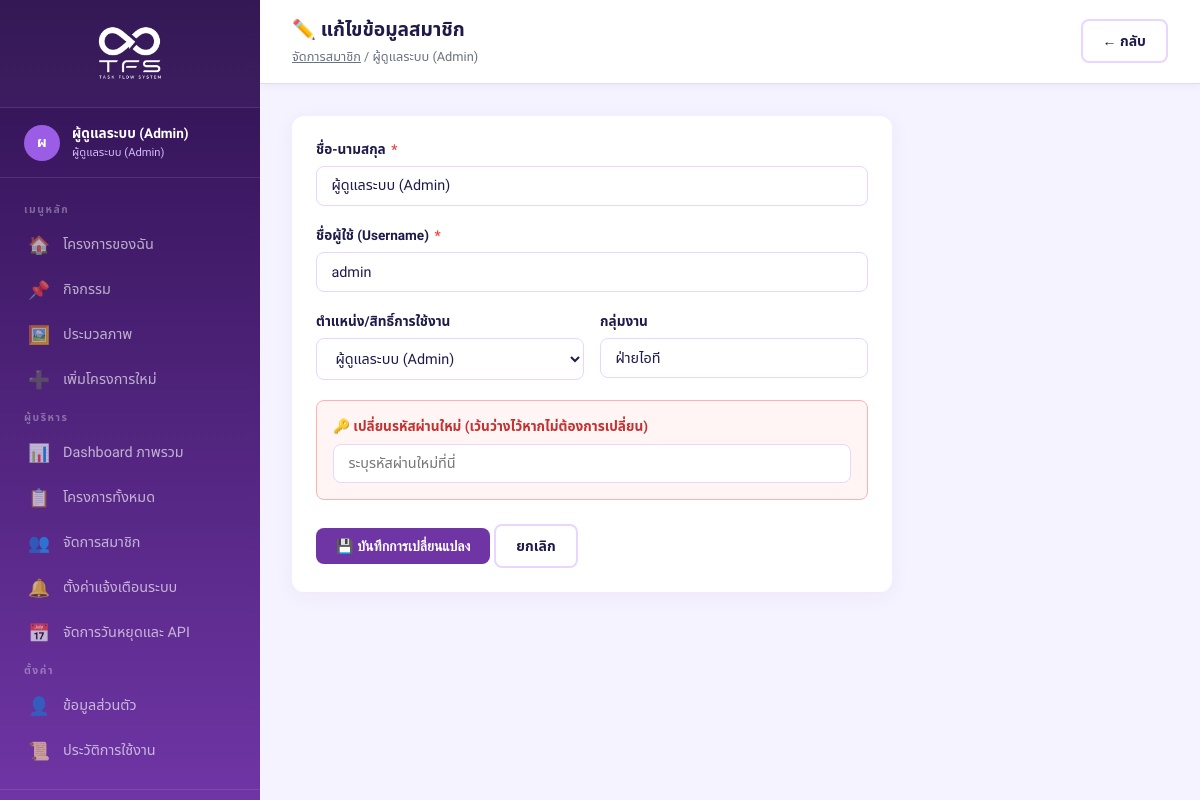
Page /edit_user.php?id=1 (signed in) on the committed database.
### tables this page shows
CREATE TABLE IF NOT EXISTS users (
    id INT AUTO_INCREMENT PRIMARY KEY,
    username VARCHAR(50) NOT NULL UNIQUE,
    password VARCHAR(255) NOT NULL,
    full_name VARCHAR(150) NOT NULL,
    role ENUM('staff','head','director','admin') NOT NULL DEFAULT 'staff',
    department VARCHAR(100),
    telegram_chat_id VARCHAR(100) DEFAULT NULL,
    discord_webhook_url VARCHAR(255) DEFAULT NULL,
    line_notify_token VARCHAR(255) DEFAULT NULL,
    created_at TIMESTAMP DEFAULT CURRENT_TIMESTAMP
);

### edit_user.php (the view, shortened to what this page needs)
<?php
require_once __DIR__ . '/includes/header.php';
$user_id = intval($_GET['id'] ?? 0);
$stmt = $pdo->prepare("SELECT * FROM users WHERE id = ?");
$stmt->execute([$user_id]);
$u = $stmt->fetch();
?>
<div class="topbar">
    <div style="display: flex; align-items: center; gap: 0.75rem;">
        <div>
        <h2>✏️ แก้ไขข้อมูลสมาชิก</h2>
        <div class="topbar-breadcrumb"><a href="users.php" style="color:var(--text-muted)">จัดการสมาชิก</a> / <?= htmlspecialchars($u['full_name']) ?></div>
    </div>
    </div>
    <a href="users.php" class="btn btn-outline">← กลับ</a>
</div>
<div class="page-content">
    <div class="card fade-in" style="max-width:600px">
        <form method="POST">
            <div class="form-group">
                <label>ชื่อ-นามสกุล <span class="required">*</span></label>
                <input type="text" name="full_name" class="form-control" required value="<?= htmlspecialchars($u['full_name']) ?>">
            </div>
            <div class="form-group">
                <label>ชื่อผู้ใช้ (Username) <span class="required">*</span></label>
                <input type="text" name="username" class="form-control" required value="<?= htmlspecialchars($u['username']) ?>">
            </div>
            <div class="form-row form-row-2">
                <div class="form-group">
                    <label>ตำแหน่ง/สิทธิ์การใช้งาน</label>
                    <select name="role" class="form-control">
                        <option value="admin" <?= $u['role'] === 'admin' ? 'selected' : '' ?>>ผู้ดูแลระบบ (Admin)</option>
                    </select>
                </div>
                <div class="form-group">
                    <label>กลุ่มงาน</label>
                    <input type="text" name="department" class="form-control" value="<?= htmlspecialchars($u['department']) ?>">
                </div>
            </div>
            <div class="form-group" style="background:#fff5f5;padding:1rem;border-radius:8px;border:1px solid #feb2b2">
                <label style="color:#c53030">🔑 เปลี่ยนรหัสผ่านใหม่ (เว้นว่างไว้หากไม่ต้องการเปลี่ยน)</label>
                <input type="password" name="password" class="form-control" placeholder="ระบุรหัสผ่านใหม่ที่นี่">
            </div>
            <div style="margin-top:1.5rem">
                <button type="submit" class="btn btn-primary">💾 บันทึกการเปลี่ยนแปลง</button>
                <a href="users.php" class="btn btn-outline">ยกเลิก</a>
            </div>
        </form>
    </div>
</div>
<?php require_once __DIR__ . '/includes/footer.php'; ?>

### assets/css/style.css (style rules this page uses)
:root { --primary: #6f35a5; --primary-light: #8a44d6; --primary-dark: #2e1150; --accent: #9b5de5; --accent-light: #d7b9ff; --secondary: #ec4899; --bg: #f5f3ff; --bg-card: #ffffff; --text-main: #1e1b4b; --text-muted: #6b7280; --border: #e9d5ff; --status-green: #10b981; --status-yellow: #f59e0b; --status-red: #ef4444; --status-blue: #3b82f6; --sidebar-w: 260px; --radius: 12px; --shadow: 0 4px 20px rgba(111,53,165,0.06); --shadow-hover: 0 8px 30px rgba(111,53,165,0.15); }
* { margin: 0; padding: 0; box-sizing: border-box; }
body { font-family: 'Sarabun', 'Noto Sans Thai', sans-serif; background: var(--bg); color: var(--text-main); min-height: 100vh; }
.topbar { background: #fff; padding: 1rem 2rem; border-bottom: 1px solid var(--border); display: flex; align-items: center; justify-content: space-between; position: sticky; top: 0; z-index: 100; box-shadow: 0 2px 8px rgba(0,0,0,0.05); }
.topbar h2 { font-size: 1.2rem; font-weight: 700; color: var(--text-main); }
.topbar-breadcrumb { font-size: 0.8rem; color: var(--text-muted); margin-top: 0.1rem; }
.page-content { padding: 2rem; flex: 1; }
.card { background: var(--bg-card); border-radius: var(--radius); box-shadow: var(--shadow); padding: 1.5rem; transition: box-shadow 0.2s; }
.btn { display: inline-flex; align-items: center; gap: 0.4rem; padding: 0.6rem 1.25rem; border-radius: 8px; font-size: 0.875rem; font-weight: 600; cursor: pointer; border: none; text-decoration: none; transition: all 0.2s; white-space: nowrap; }
.btn-primary { background: var(--primary); color: #fff; }
.btn-outline { background: transparent; border: 2px solid var(--border); color: var(--text-main); }
.form-group { margin-bottom: 1.25rem; }
.form-group label { display: block; font-size: 0.85rem; font-weight: 600; color: var(--text-main); margin-bottom: 0.4rem; }
.form-group label span.required { color: var(--status-red); margin-left: 2px; }
.form-control { width: 100%; padding: 0.65rem 0.9rem; border: 1.5px solid var(--border); border-radius: 8px; font-size: 0.9rem; font-family: inherit; color: var(--text-main); background: #fff; transition: border-color 0.2s, box-shadow 0.2s; }
.form-row { display: grid; gap: 1rem; }
.form-row-2 { grid-template-columns: 1fr 1fr; }
.fade-in { animation: fadeInUp 0.35s ease both; }
.fade-in:nth-child(1) { animation-delay: 0.05s; }

### rows in the picture
users: full_name "ผู้ดูแลระบบ (Admin)", username "admin", role "ผู้ดูแลระบบ (Admin)", department "ฝ่ายไอที"

### other values in the picture
$initials "ผ"
$name "ผู้ดูแลระบบ (Admin)"
$roleLabels[$role] "ผู้ดูแลระบบ (Admin)"
